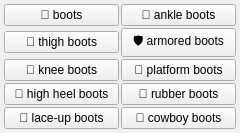
<?xml version="1.0" encoding="UTF-8"?>
<ui version="4.0">
 <class>clothes_boots_menu</class>
 <widget class="QWidget" name="clothes_boots_menu">
  <property name="geometry">
   <rect><x>0</x><y>0</y><width>240</width><height>60</height></rect>
  </property>
  <layout class="QGridLayout" name="grid">
   <property name="leftMargin"><number>4</number></property>
   <property name="topMargin"><number>4</number></property>
   <property name="rightMargin"><number>4</number></property>
   <property name="bottomMargin"><number>4</number></property>
   <property name="horizontalSpacing"><number>2</number></property>
   <property name="verticalSpacing"><number>2</number></property>
   <item row="0" column="0">
    <widget class="QPushButton" name="chk_boots">
     <property name="checkable"><bool>true</bool></property>
     <property name="text"><string>👢 boots</string></property>
     <property name="tags" stdset="0"><string>boots</string></property>
     <property name="group" stdset="0"><string>boots</string></property>
    </widget>
   </item>
   <item row="1" column="0">
    <widget class="QPushButton" name="chk_thigh_boots">
     <property name="checkable"><bool>true</bool></property>
     <property name="text"><string>👢 thigh boots</string></property>
     <property name="tags" stdset="0"><string>thigh boots</string></property>
     <property name="group" stdset="0"><string>boots</string></property>
    </widget>
   </item>
   <item row="2" column="0">
    <widget class="QPushButton" name="chk_knee_boots">
     <property name="checkable"><bool>true</bool></property>
     <property name="text"><string>👢 knee boots</string></property>
     <property name="tags" stdset="0"><string>knee boots</string></property>
     <property name="group" stdset="0"><string>boots</string></property>
    </widget>
   </item>
   <item row="3" column="0">
    <widget class="QPushButton" name="chk_high_heel_boots">
     <property name="checkable"><bool>true</bool></property>
     <property name="text"><string>👢 high heel boots</string></property>
     <property name="tags" stdset="0"><string>high heel boots</string></property>
     <property name="group" stdset="0"><string>boots</string></property>
    </widget>
   </item>
   <item row="4" column="0">
    <widget class="QPushButton" name="chk_lace_up_boots">
     <property name="checkable"><bool>true</bool></property>
     <property name="text"><string>🥾 lace-up boots</string></property>
     <property name="tags" stdset="0"><string>lace-up boots</string></property>
     <property name="group" stdset="0"><string>boots</string></property>
    </widget>
   </item>
   <item row="0" column="1">
    <widget class="QPushButton" name="chk_ankle_boots">
     <property name="checkable"><bool>true</bool></property>
     <property name="text"><string>👢 ankle boots</string></property>
     <property name="tags" stdset="0"><string>ankle boots</string></property>
     <property name="group" stdset="0"><string>boots</string></property>
    </widget>
   </item>
   <item row="1" column="1">
    <widget class="QPushButton" name="chk_armored_boots">
     <property name="checkable"><bool>true</bool></property>
     <property name="text"><string>🛡️ armored boots</string></property>
     <property name="tags" stdset="0"><string>armored boots</string></property>
     <property name="group" stdset="0"><string>boots</string></property>
    </widget>
   </item>
   <item row="2" column="1">
    <widget class="QPushButton" name="chk_platform_boots">
     <property name="checkable"><bool>true</bool></property>
     <property name="text"><string>👢 platform boots</string></property>
     <property name="tags" stdset="0"><string>platform boots</string></property>
     <property name="group" stdset="0"><string>boots</string></property>
    </widget>
   </item>
   <item row="3" column="1">
    <widget class="QPushButton" name="chk_rubber_boots">
     <property name="checkable"><bool>true</bool></property>
     <property name="text"><string>🥾 rubber boots</string></property>
     <property name="tags" stdset="0"><string>rubber boots</string></property>
     <property name="group" stdset="0"><string>boots</string></property>
    </widget>
   </item>
   <item row="4" column="1">
    <widget class="QPushButton" name="chk_cowboy_boots">
     <property name="checkable"><bool>true</bool></property>
     <property name="text"><string>🤠 cowboy boots</string></property>
     <property name="tags" stdset="0"><string>cowboy boots</string></property>
     <property name="group" stdset="0"><string>boots</string></property>
    </widget>
   </item>
  </layout>
 </widget>
 <resources/>
 <connections/>
</ui>
